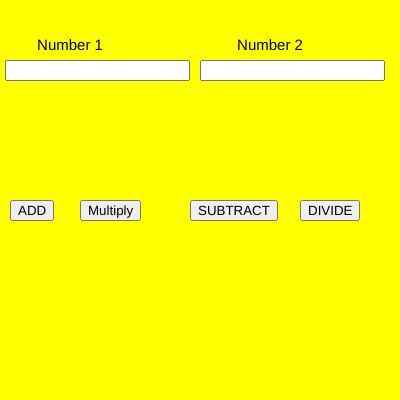
Frame 1 (no input)
Frame 60 (no input): identical to frame 1, image omitted
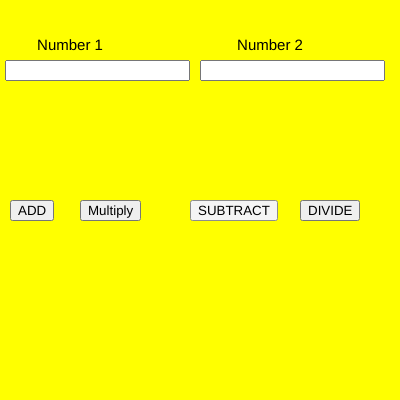
Frame 120 (the mouse pressed at the canvas centre since frame 60)

The p5.js sketch that drew these frames (run headless with seeded random() and noise() and a simulated clock; from frame 60 on, the mouse is pressed at the canvas centre):

// p5.js sketch
// ── sketch.js
var n1,n2;
var b1,b2,b3,b4;

function setup() {
  
  createCanvas(400, 400);
  
  num1 = createInput();
  num1.position(5, 60);
  
  num2 = createInput();
  num2.position(200, 60);
  
  b1 = createButton("ADD");
  b1.position(10, 200);
  b1.mousePressed(add);
  
  b2 = createButton("Multiply");
  b2.position(80, 200);
  b2.mousePressed(mul);

  b3 = createButton("SUBTRACT");
  b3.position(190, 200);
  b3.mousePressed(sub);
  
  b4 = createButton("DIVIDE");
  b4.position(300, 200);
  b4.mousePressed(div);
  
  
  textAlign(CENTER);
  textSize(15);
}

function draw() {
  background("yellow")
  text("Number 1",70,50)
  text("Number 2",270,50)
  n1=parseInt(num1.value())
  n2=parseInt(num2.value())

}
function add(){
  console.log(n1+n2)
}
function mul(){
  console.log(n1*n2)
}
function sub(){
  console.log(n1-n2)
}
function div(){
  console.log(n1/n2)
}
